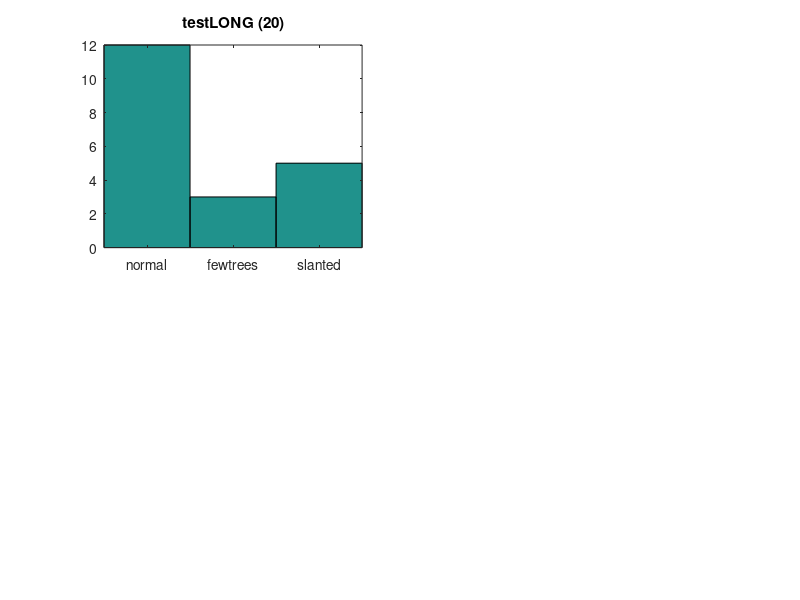

This chart was generated by the following MATLAB code: (Note: this script raises an error after producing the figure.)
function showSlanted

types = {'normal' 'fewtrees', 'slanted'};
type_testLONG      = [2 1 1 3 1 3 3 1 1 1 1 2 1 1 3 1 1 2 3 1];
type_test110NB     = [1 1 2 1 1 1 1 3 3 3];
type_test110NB_old = [1 1 1 1 1 2 1 2 3 1];
type_testOKPRFX    = [3 1 3 3 3 3 3 3 3 2 3 3 3 2 3 3 1 3 3 1];

names = {'testLONG', 'test110NB', 'test110NB_old', 'testOKPRFX'};
tits = names;

figure;
for k=1:numel(names)
  subplot(2, 2, k);
  v = eval(['type_' names{k}]);
  hist(v, 1:3);
  title(sprintf('%s (%d)', tits{k}, numel(v)));
  set(gca, 'XTick', 1:3, 'XTickLabel', types);
  rotateticklabel(gca,90);
end
  